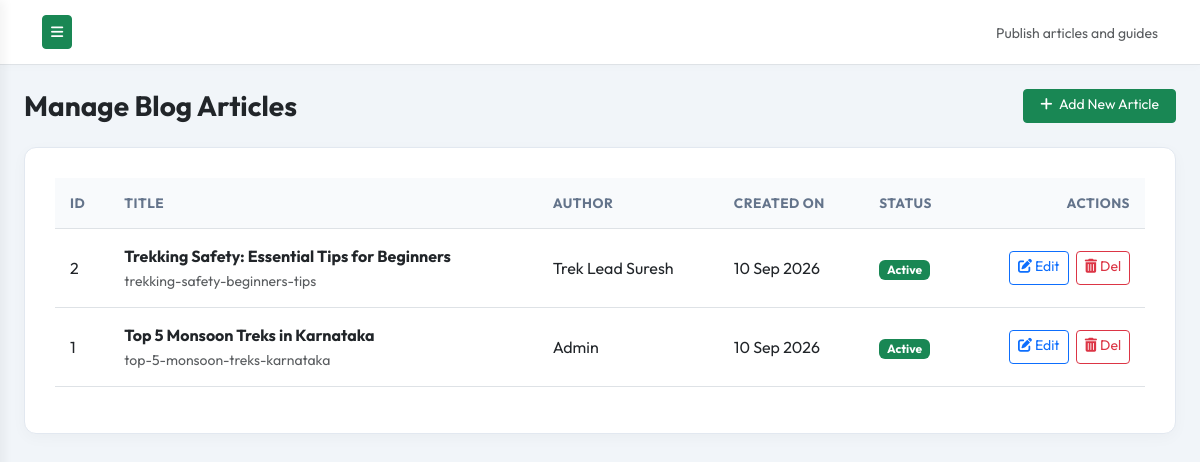
The page /admin/blogs/manage.php (signed in) on the database its author committed.
### tables this page shows
CREATE TABLE IF NOT EXISTS `blogs` (
  `id` INT AUTO_INCREMENT PRIMARY KEY,
  `title` VARCHAR(255) NOT NULL,
  `slug` VARCHAR(255) NOT NULL UNIQUE,
  `content` LONGTEXT NOT NULL,
  `image` VARCHAR(255) DEFAULT NULL,
  `author` VARCHAR(100) DEFAULT 'Admin',
  `status` ENUM('Active', 'Inactive') DEFAULT 'Active',
  `meta_title` VARCHAR(150) DEFAULT NULL,
  `meta_description` VARCHAR(255) DEFAULT NULL,
  `focus_keyphrase` VARCHAR(150) DEFAULT NULL,
  `excerpt` TEXT DEFAULT NULL,
  `image_alt` VARCHAR(255) DEFAULT NULL,
  `tags` TEXT DEFAULT NULL,
  `created_at` TIMESTAMP DEFAULT CURRENT_TIMESTAMP,
  `updated_at` TIMESTAMP DEFAULT CURRENT_TIMESTAMP ON UPDATE CURRENT_TIMESTAMP
);

### includes/functions.php (called while the page is built, shortened)
<?php
function format_date($date_str, $format = 'd M Y') {
    $timestamp = strtotime($date_str);
    return date($format, $timestamp);
}

### admin/blogs/manage.php (the view, shortened to what this page needs)
<?php
require_once __DIR__ . '/../../includes/functions.php';
$db = Database::connect();
try {
    $stmt = $db->query("SELECT * FROM blogs ORDER BY id DESC");
    $blogs = $stmt->fetchAll();
} catch (PDOException $e) {
    die("System error: " . $e->getMessage());
}
?>
<!DOCTYPE html>
<html lang="en">
<head>
    <link href="https://cdn.jsdelivr.net/npm/bootstrap@5.3.0/dist/css/bootstrap.min.css" rel="stylesheet">
    <link href="https://cdnjs.cloudflare.com/ajax/libs/font-awesome/6.4.0/css/all.min.css" rel="stylesheet">
    <link href="<?php echo SITE_URL; ?>/assets/css/admin.css" rel="stylesheet">
    <link href="<?php echo SITE_URL; ?>/assets/css/responsive.css" rel="stylesheet">
</head>
<body class="admin-body">
<div class="d-flex" id="wrapper">
    <div id="page-content-wrapper">
        <nav class="navbar navbar-expand-lg navbar-light admin-navbar border-bottom">
            <div class="container-fluid">
                <button class="btn btn-success btn-sm" id="menu-toggle"><i class="fas fa-bars"></i></button>
                <div class="ms-auto">
                    <span class="text-muted small">Publish articles and guides</span>
                </div>
            </div>
        </nav>
        <div class="container-fluid p-4">
            <div class="d-flex justify-content-between align-items-center mb-4">
                <h3 class="fw-bold mb-0">Manage Blog Articles</h3>
                <a href="<?php echo SITE_URL; ?>/admin/blogs/add.php" class="btn btn-success btn-sm px-3">
                    <i class="fas fa-plus me-1"></i> Add New Article
                </a>
            </div>
            <div class="admin-card">
                <div class="table-responsive">
                    <table class="table table-hover table-custom align-middle text-muted">
                        <thead>
                            <tr>
                                <th>ID</th>
                                <th>Title</th>
                                <th>Author</th>
                                <th>Created On</th>
                                <th>Status</th>
                                <th class="text-end">Actions</th>
                            </tr>
                        </thead>
                        <tbody>
                            <?php if (!empty($blogs)): ?>
                                <?php foreach ($blogs as $blog):
                                    $status_badge = $blog['status'] === 'Active' ? 'bg-success' : ($blog['status'] === 'Draft' ? 'bg-warning text-dark' : 'bg-secondary');
                                ?>
                                    <tr>
                                        <td><?php echo $blog['id']; ?></td>
                                        <td>
                                            <div class="fw-bold text-dark"><?php echo htmlspecialchars($blog['title']); ?></div>
                                            <small class="text-muted"><?php echo htmlspecialchars($blog['slug']); ?></small>
                                        </td>
                                        <td><?php echo htmlspecialchars($blog['author']); ?></td>
                                        <td><?php echo format_date($blog['created_at']); ?></td>
                                        <td><span class="badge <?php echo $status_badge; ?>"><?php echo htmlspecialchars($blog['status']); ?></span></td>
                                        <td class="text-end">
                                            <a href="<?php echo SITE_URL; ?>/admin/blogs/add.php?id=<?php echo $blog['id']; ?>" class="btn btn-sm btn-outline-primary py-1 px-2 me-1">
                                                <i class="fas fa-edit"></i> Edit
                                            </a>
                                            <a href="<?php echo SITE_URL; ?>/admin/blogs/manage.php?action=delete&id=<?php echo $blog['id']; ?>" class="btn btn-sm btn-outline-danger py-1 px-2" onclick="return confirm('Are you sure you want to delete this article?')">
                                                <i class="fas fa-trash-alt"></i> Del
                                            </a>
                                        </td>
                                    </tr>
                                <?php endforeach; ?>
                            <?php else: ?>
                                <tr>
                                    <td colspan="6" class="text-center py-4">No blog articles published yet. Click "Add New Article" to start.</td>
                                </tr>
                            <?php endif; ?>
                        </tbody>
                    </table>
                </div>
            </div>
        </div>
    </div>
</div>
</body>
</html>

### assets/css/admin.css (style rules this page uses)
:root { --admin-primary: #2D5A27; --admin-secondary: #34495E; --admin-dark: #1E293B; --admin-light: #F8FAFC; --sidebar-width: 260px; --transition: all 0.3s cubic-bezier(0.25, 0.8, 0.25, 1); }
body.admin-body { background-color: #F1F5F9; font-family: 'Outfit', sans-serif; overflow-x: hidden; }
#wrapper { display: flex; width: 100%; }
#page-content-wrapper { min-width: 100vw; transition: margin 0.3s cubic-bezier(0.25, 0.8, 0.25, 1); }
.admin-navbar { background-color: #FFFFFF; box-shadow: 0 2px 10px rgba(0,0,0,0.02); padding: 15px 30px; }
.admin-card { background-color: #FFFFFF; border-radius: 12px; box-shadow: 0 4px 15px rgba(0,0,0,0.03); border: 1px solid #E2E8F0; padding: 30px; margin-bottom: 30px; }
.table-custom th { background-color: #F8FAFC; color: #64748B; font-size: 0.85rem; text-transform: uppercase; font-weight: 700; letter-spacing: 0.5px; padding: 15px; }
.table-custom td { padding: 15px; vertical-align: middle; }
@media (min-width: 768px) { #page-content-wrapper { min-width: 0; width: 100%; } }

### assets/css/responsive.css (style rules this page uses)
*, *::before, *::after { box-sizing: border-box; }
html { -webkit-text-size-adjust: 100%; scroll-behavior: smooth; }
body { overflow-x: hidden; -webkit-font-smoothing: antialiased; }
input, select, textarea, button, .btn { min-height: 46px; }
.btn-sm, .form-control-sm, select.form-select-sm, .btn-group-sm > .btn { min-height: 34px !important; }
h1, h2, h3, h4, h5, h6, p, a, span, li, td, th, label { word-wrap: break-word; overflow-wrap: break-word; }
@media (min-width: 1025px) { #page-content-wrapper { min-width: 0; width: 100%; } }
.table-responsive { -webkit-overflow-scrolling: touch; }

### rows shown on the page
blogs: id "2", title "Trekking Safety: Essential Tips for Beginners", slug "trekking-safety-beginners-tips", author "Trek Lead Suresh", created_at "10 Sep 2026", status "Active"
blogs: id "1", title "Top 5 Monsoon Treks in Karnataka", slug "top-5-monsoon-treks-karnataka", author "Admin", created_at "10 Sep 2026", status "Active"
